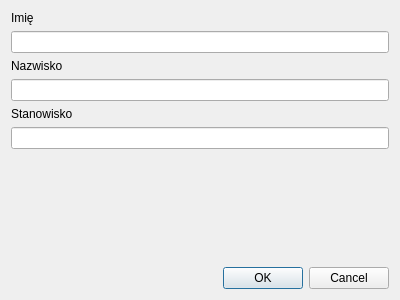
<?xml version="1.0" encoding="UTF-8"?>
<ui version="4.0">
 <class>Dialog</class>
 <widget class="QDialog" name="Dialog">
  <property name="geometry">
   <rect>
    <x>0</x>
    <y>0</y>
    <width>400</width>
    <height>300</height>
   </rect>
  </property>
  <property name="windowTitle">
   <string>Dialog</string>
  </property>
  <layout class="QVBoxLayout" name="verticalLayout">
   <item>
    <widget class="QLabel" name="label_imie">
     <property name="text">
      <string>Imię</string>
     </property>
    </widget>
   </item>
   <item>
    <widget class="QLineEdit" name="lineEdit_imie"/>
   </item>
   <item>
    <widget class="QLabel" name="label_nazwisko">
     <property name="text">
      <string>Nazwisko</string>
     </property>
    </widget>
   </item>
   <item>
    <widget class="QLineEdit" name="lineEdit_nazwisko"/>
   </item>
   <item>
    <widget class="QLabel" name="label_stanowisko">
     <property name="text">
      <string>Stanowisko</string>
     </property>
    </widget>
   </item>
   <item>
    <widget class="QLineEdit" name="lineEdit_stanowisko"/>
   </item>
   <item>
    <spacer name="verticalSpacer">
     <property name="orientation">
      <enum>Qt::Vertical</enum>
     </property>
     <property name="sizeHint" stdset="0">
      <size>
       <width>20</width>
       <height>99</height>
      </size>
     </property>
    </spacer>
   </item>
   <item>
    <widget class="QDialogButtonBox" name="buttonBox">
     <property name="orientation">
      <enum>Qt::Horizontal</enum>
     </property>
     <property name="standardButtons">
      <set>QDialogButtonBox::Cancel|QDialogButtonBox::Ok</set>
     </property>
    </widget>
   </item>
  </layout>
 </widget>
 <resources/>
 <connections>
  <connection>
   <sender>buttonBox</sender>
   <signal>accepted()</signal>
   <receiver>Dialog</receiver>
   <slot>accept()</slot>
   <hints>
    <hint type="sourcelabel">
     <x>248</x>
     <y>254</y>
    </hint>
    <hint type="destinationlabel">
     <x>157</x>
     <y>274</y>
    </hint>
   </hints>
  </connection>
  <connection>
   <sender>buttonBox</sender>
   <signal>rejected()</signal>
   <receiver>Dialog</receiver>
   <slot>reject()</slot>
   <hints>
    <hint type="sourcelabel">
     <x>316</x>
     <y>260</y>
    </hint>
    <hint type="destinationlabel">
     <x>286</x>
     <y>274</y>
    </hint>
   </hints>
  </connection>
 </connections>
</ui>
